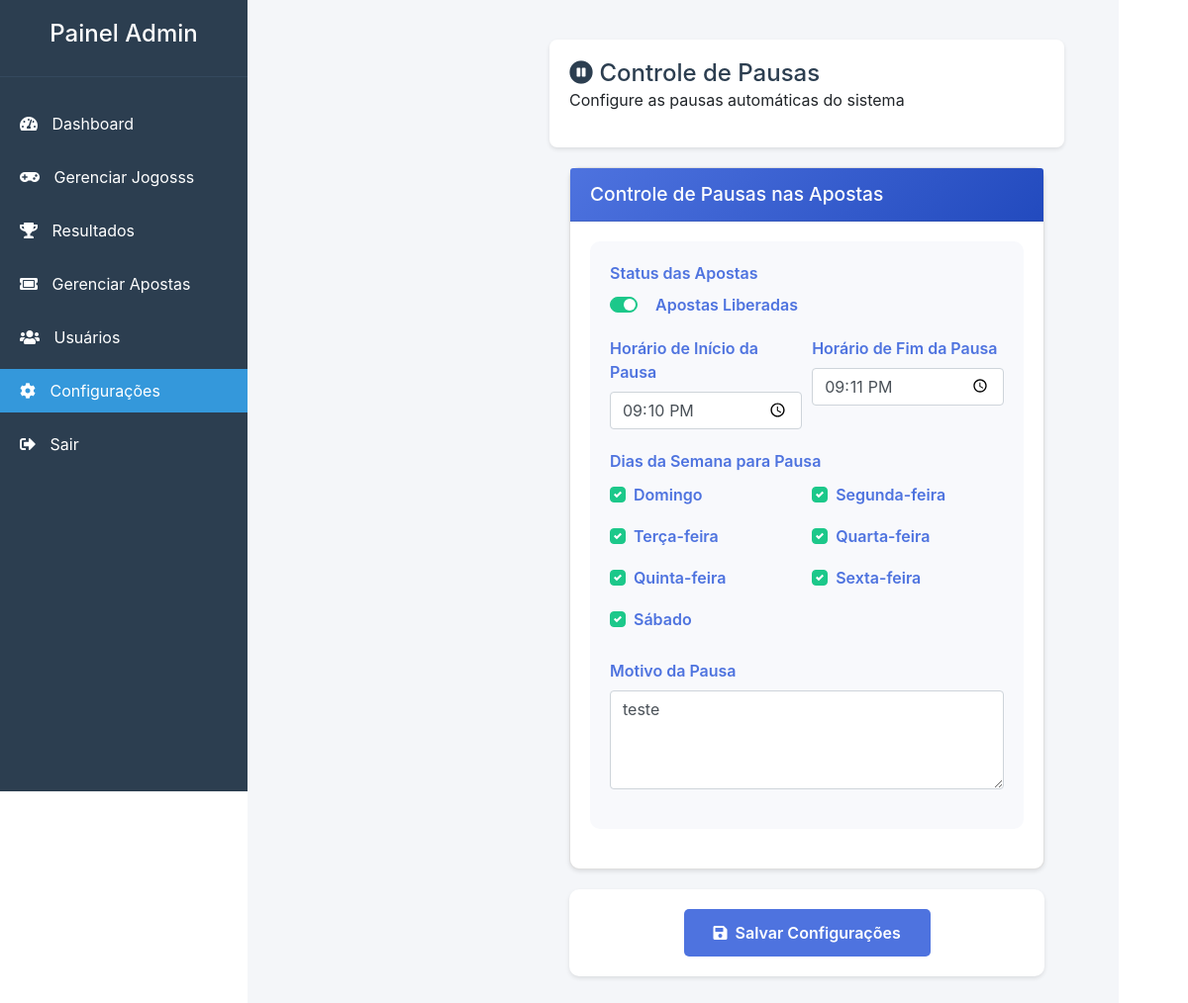
/admin/configuracoes.php (signed in), run on the app's committed database.
### tables this page shows
CREATE TABLE `configuracoes` (
  `id` int NOT NULL,
  `nome_site` varchar(255) DEFAULT 'Sistema de Loteria',
  `email_contato` varchar(255) DEFAULT NULL,
  `taxa_saque` decimal(5,2) DEFAULT '0.00',
  `saque_minimo` decimal(10,2) DEFAULT '0.00',
  `prazo_saque` int DEFAULT '24',
  `aposta_minima` decimal(10,2) DEFAULT '0.00',
  `aposta_maxima` decimal(10,2) DEFAULT '0.00',
  `data_atualizacao` timestamp NOT NULL DEFAULT CURRENT_TIMESTAMP ON UPDATE CURRENT_TIMESTAMP,
  `status_apostas` tinyint(1) NOT NULL DEFAULT '1',
  `horario_inicio` time NOT NULL DEFAULT '23:00:00',
  `horario_fim` time NOT NULL DEFAULT '06:00:00',
  `dias_semana` varchar(50) DEFAULT NULL,
  `motivo_pausa` text
);

### admin/configuracoes.php (the view, shortened to what this page needs)
<?php
require_once 'includes/header.php';
require_once '../config/database.php';
$stmt = $pdo->query("SELECT * FROM configuracoes WHERE id = 1");
$config = $stmt->fetch(PDO::FETCH_ASSOC);
$dias_semana = [
    0 => 'Domingo',
    1 => 'Segunda-feira',
    2 => 'Terça-feira',
    3 => 'Quarta-feira',
    4 => 'Quinta-feira',
    5 => 'Sexta-feira',
    6 => 'Sábado'
];
?>
<div class="container-fluid">
    <div class="page-header">
        <div class="header-content">
            <h1><i class="fas fa-pause-circle"></i> Controle de Pausas</h1>
            <p>Configure as pausas automáticas do sistema</p>
        </div>
    </div>
    <form method="POST" action="">
        <div class="card">
            <div class="card-header">
                <h3>Controle de Pausas nas Apostas</h3>
            </div>
            <div class="card-body">
                <div class="form-section">
                    <div class="form-group">
                        <label class="control-label">Status das Apostas</label>
                        <div class="custom-control custom-switch">
                            <label class="custom-control-label" for="status_apostas">
                                <span class="status-text">
                                    <?php echo ($config['status_apostas'] ?? 1) ? 'Apostas Liberadas' : 'Apostas Pausadas'; ?>
                                </span>
                            </label>
                        </div>
                    </div>
                    <div class="form-row">
                        <div class="form-group col-md-6">
                            <label>Horário de Início da Pausa</label>
                            <input type="time" class="form-control" name="horario_inicio"
                                   value="<?php echo $config['horario_inicio'] ?? '23:00'; ?>" required>
                        </div>
                        <div class="form-group col-md-6">
                            <label>Horário de Fim da Pausa</label>
                            <input type="time" class="form-control" name="horario_fim"
                                   value="<?php echo $config['horario_fim'] ?? '06:00'; ?>" required>
                        </div>
                    </div>
                    <div class="form-group">
                        <label>Dias da Semana para Pausa</label>
                        <div class="dias-semana-grid">
                            <?php foreach ($dias_semana as $valor => $dia): ?>
                                <div class="custom-control custom-checkbox">
                                    <label class="custom-control-label" for="dia_<?php echo $valor; ?>">
                                        <?php echo $dia; ?>
                                    </label>
                                </div>
                            <?php endforeach; ?>
                        </div>
                    </div>
                    <div class="form-group">
                        <label>Motivo da Pausa</label>
                        <textarea class="form-control" name="motivo_pausa" rows="3"
                                  placeholder="Informe o motivo da pausa que será exibido aos usuários"><?php echo $config['motivo_pausa'] ?? ''; ?></textarea>
                    </div>
                </div>
            </div>
        </div>
        <div class="form-actions">
            <button type="submit" name="salvar_pausa" class="btn btn-primary">
                <i class="fas fa-save"></i> Salvar Configurações
            </button>
        </div>
    </form>
</div>
<?php
require_once 'includes/layout.php';
?>

### admin/includes/layout.php (style rules this page uses)
* { margin: 0; padding: 0; box-sizing: border-box; }
body { font-family: Arial, sans-serif; background: #f5f6fa; }
.page-header { margin-bottom: 20px; padding: 20px; background: white; border-radius: 8px; box-shadow: 0 2px 4px rgba(0,0,0,0.1); }
.page-header h1 { margin: 0; color: #2c3e50; font-size: 24px; }

### admin/includes/header.php (style rules this page uses)
body { display: flex; min-height: 100vh; }

### admin/configuracoes.php (style rules this page uses)
.card { margin: 20px; border-radius: 10px; box-shadow: 0 2px 4px rgba(0,0,0,0.1); }
.card-header { background: linear-gradient(135deg, #4e73df 0%, #224abe 100%); color: white; padding: 15px 20px; border-radius: 10px 10px 0 0; }
.card-header h3 { margin: 0; font-size: 1.2rem; }
.card-body { padding: 20px; }
.form-section { background: #f8f9fc; padding: 20px; border-radius: 10px; margin-bottom: 20px; }
.form-group { margin-bottom: 20px; }
.form-group label { font-weight: 600; color: #4e73df; margin-bottom: 8px; display: block; }
.custom-switch { padding-left: 2.25rem; }
.custom-control-input:checked ~ .custom-control-label::before { background-color: #1cc88a; border-color: #1cc88a; }
.status-text { font-weight: 600; margin-left: 10px; }
.dias-semana-grid { display: grid; grid-template-columns: repeat(auto-fill, minmax(150px, 1fr)); gap: 10px; margin-top: 10px; }
.form-actions { margin: 20px; padding: 20px; background: white; border-radius: 10px; box-shadow: 0 2px 4px rgba(0,0,0,0.1); text-align: center; }
.btn-primary { background: #4e73df; border: none; padding: 12px 30px; border-radius: 5px; color: white; font-weight: 600; display: inline-flex; align-items: center; gap: 8px; transition: all 0.3s ease; }
textarea.form-control { resize: vertical; min-height: 100px; }

### data on the page
configuracoes: horario_inicio "21:10:00", horario_fim "21:11:00", motivo_pausa "teste"

### other printed values
$dia "Domingo"
$dia "Segunda-feira"
$dia "Terça-feira"
$dia "Quarta-feira"
$dia "Quinta-feira"
$dia "Sexta-feira"
$dia "Sábado"
